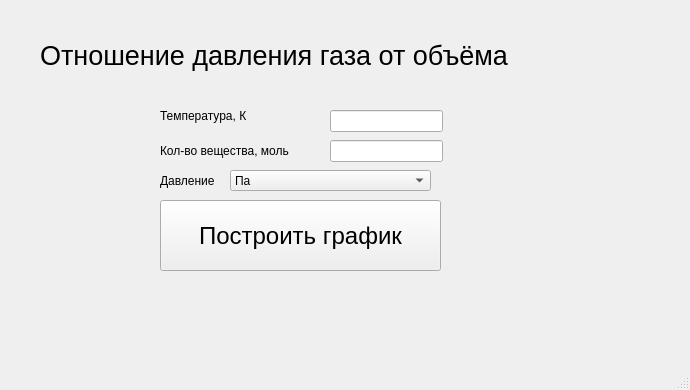
<?xml version="1.0" encoding="UTF-8"?>
<ui version="4.0">
 <class>MainWindow</class>
 <widget class="QMainWindow" name="MainWindow">
  <property name="geometry">
   <rect>
    <x>0</x>
    <y>0</y>
    <width>690</width>
    <height>390</height>
   </rect>
  </property>
  <property name="windowTitle">
   <string>MainWindow</string>
  </property>
  <widget class="QWidget" name="centralwidget">
   <widget class="QLabel" name="label">
    <property name="geometry">
     <rect>
      <x>40</x>
      <y>10</y>
      <width>611</width>
      <height>91</height>
     </rect>
    </property>
    <property name="font">
     <font>
      <pointsize>20</pointsize>
     </font>
    </property>
    <property name="text">
     <string>Отношение давления газа от объёма</string>
    </property>
   </widget>
   <widget class="QLabel" name="label_2">
    <property name="geometry">
     <rect>
      <x>160</x>
      <y>100</y>
      <width>141</width>
      <height>31</height>
     </rect>
    </property>
    <property name="text">
     <string>Температура, К</string>
    </property>
   </widget>
   <widget class="QLabel" name="label_3">
    <property name="geometry">
     <rect>
      <x>160</x>
      <y>140</y>
      <width>151</width>
      <height>21</height>
     </rect>
    </property>
    <property name="text">
     <string>Кол-во вещества, моль</string>
    </property>
   </widget>
   <widget class="QLabel" name="label_4">
    <property name="geometry">
     <rect>
      <x>160</x>
      <y>170</y>
      <width>61</width>
      <height>21</height>
     </rect>
    </property>
    <property name="text">
     <string>Давление</string>
    </property>
   </widget>
   <widget class="QComboBox" name="combo">
    <property name="geometry">
     <rect>
      <x>230</x>
      <y>170</y>
      <width>201</width>
      <height>21</height>
     </rect>
    </property>
    <item>
     <property name="text">
      <string>Па</string>
     </property>
    </item>
    <item>
     <property name="text">
      <string>атм.</string>
     </property>
    </item>
   </widget>
   <widget class="QLineEdit" name="T">
    <property name="geometry">
     <rect>
      <x>330</x>
      <y>110</y>
      <width>113</width>
      <height>22</height>
     </rect>
    </property>
   </widget>
   <widget class="QLineEdit" name="n">
    <property name="geometry">
     <rect>
      <x>330</x>
      <y>140</y>
      <width>113</width>
      <height>22</height>
     </rect>
    </property>
   </widget>
   <widget class="QPushButton" name="pushButton">
    <property name="geometry">
     <rect>
      <x>160</x>
      <y>200</y>
      <width>281</width>
      <height>71</height>
     </rect>
    </property>
    <property name="font">
     <font>
      <pointsize>18</pointsize>
     </font>
    </property>
    <property name="text">
     <string>Построить график</string>
    </property>
   </widget>
  </widget>
  <widget class="QMenuBar" name="menubar">
   <property name="geometry">
    <rect>
     <x>0</x>
     <y>0</y>
     <width>690</width>
     <height>26</height>
    </rect>
   </property>
  </widget>
  <widget class="QStatusBar" name="statusbar"/>
 </widget>
 <resources/>
 <connections/>
</ui>
